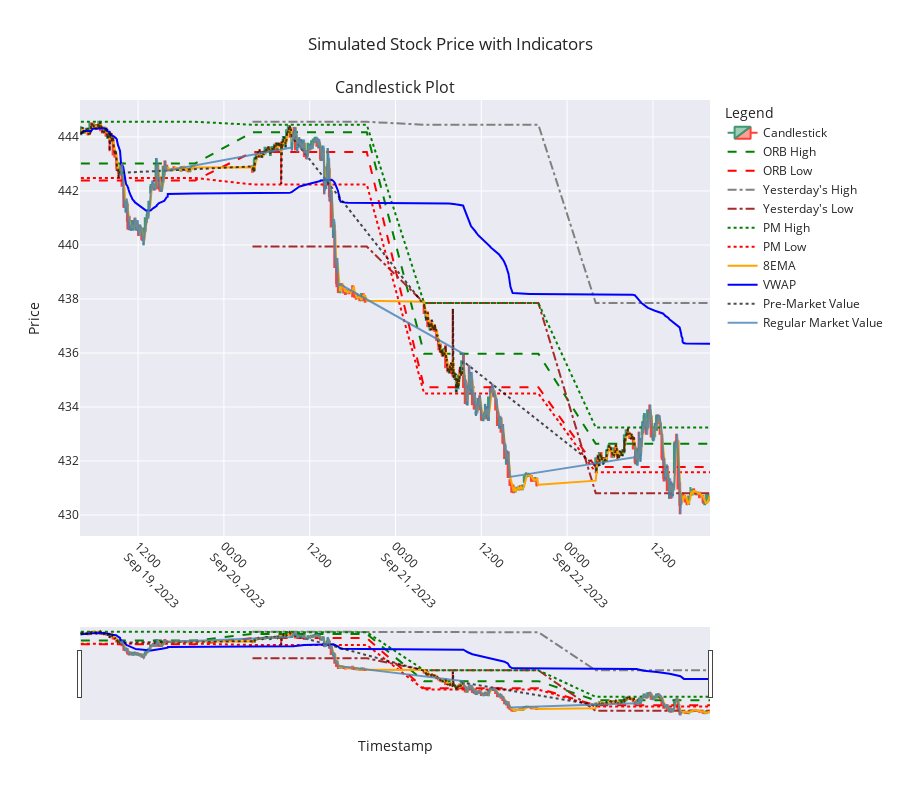

Here is the notebook cell this chart was saved with:
### Markdown cell above
# Candlestick Chart with Indicators

This cell generates an interactive candlestick chart using Plotly, enriched with various technical indicators to provide insights into stock price movements. The chart includes:

- **Candlestick Data**: Visual representation of open, high, low, and close prices for each interval.
- **Indicators**:
    - **ORB High/Low**: Opening Range Breakout levels.
    - **Yesterday's High/Low**: Previous day's high and low prices.
    - **PM High/Low**: Pre-market high and low prices.
    - **8EMA**: Exponential Moving Average with a period of 8.
    - **VWAP**: Volume Weighted Average Price.
- **Session Data**:
    - Pre-market and regular market sessions are distinguished with separate line plots for their respective closing prices.

The chart is interactive, allowing users to hover over data points for detailed information and toggle between different views for better analysis.

### Code cell
from plotly.subplots import make_subplots
import plotly.graph_objects as go
import plotly.express as px
from generate_candlestick_df import generate_candlestick

# Generate candlestick data
candlestick_data = generate_candlestick(retrieved_data, intervalAmt) # change this to change the interval on the candlestick chart
candlestick_data.set_index('Timestamp', inplace=True)

def plot_candlestick_with_indicators(candlestick_data, simulated_data):
    # Create a figure with a single subplot
    fig = make_subplots(rows=1, cols=1, shared_xaxes=True, 
                        vertical_spacing=0.1, 
                        subplot_titles=("Candlestick Plot",))
    # Add candlestick traces
    fig.add_trace(go.Candlestick(
        x=candlestick_data.index,
        open=candlestick_data['Open'],
        high=candlestick_data['High'],
        low=candlestick_data['Low'],
        close=candlestick_data['Close'],
        name='Candlestick',
        opacity=1
    ), row=1, col=1)

    # Add indicators to the candlestick plot
    fig.add_trace(go.Scatter(
        x=simulated_data['Timestamp'],
        y=simulated_data['ORB_High'],
        mode='lines',
        name='ORB High',
        line=dict(color='green', dash='dash')
    ), row=1, col=1)

    fig.add_trace(go.Scatter(
        x=simulated_data['Timestamp'],
        y=simulated_data['ORB_Low'],
        mode='lines',
        name='ORB Low',
        line=dict(color='red', dash='dash')
    ), row=1, col=1)

    fig.add_trace(go.Scatter(
        x=simulated_data['Timestamp'],
        y=simulated_data['Yest_High'],
        mode='lines',
        name="Yesterday's High",
        line=dict(color='gray', dash='dashdot')
    ), row=1, col=1)
    
    fig.add_trace(go.Scatter(
        x=simulated_data['Timestamp'],
        y=simulated_data['Yest_Low'],
        mode='lines',
        name="Yesterday's Low",
        line=dict(color='brown', dash='dashdot')
    ), row=1, col=1)

    fig.add_trace(go.Scatter(
        x=simulated_data['Timestamp'],
        y=simulated_data['PM_High'],
        mode='lines',
        name='PM High',
        line=dict(color='green', dash='dot')
    ), row=1, col=1)

    fig.add_trace(go.Scatter(
        x=simulated_data['Timestamp'],
        y=simulated_data['PM_Low'],
        mode='lines',
        name='PM Low',
        line=dict(color='red', dash='dot')
    ), row=1, col=1)

    fig.add_trace(go.Scatter(
        x=simulated_data['Timestamp'],
        y=simulated_data['8EMA'],
        mode='lines',
        name='8EMA',
        line=dict(color='orange')
    ), row=1, col=1)

    fig.add_trace(go.Scatter(
        x=simulated_data['Timestamp'],
        y=simulated_data['VWAP'],
        mode='lines',
        name='VWAP',
        line=dict(color='blue')
    ), row=1, col=1)

    # Add PM and Regular Market values
    fig.add_trace(go.Scatter(
        x=simulated_data[simulated_data['Session'] == 'PM']['Timestamp'],
        y=simulated_data[simulated_data['Session'] == 'PM']['Close'],
        mode='lines',
        name='Pre-Market Value',
        line=dict(color='black', dash='dot'),
        opacity=0.7
    ), row=1, col=1)
    
    fig.add_trace(go.Scatter(
        x=simulated_data[simulated_data['Session'] == 'Regular Market']['Timestamp'],
        y=simulated_data[simulated_data['Session'] == 'Regular Market']['Close'],
        mode='lines',
        name='Regular Market Value',
        line=dict(color='steelblue'),
        opacity=0.8
    ), row=1, col=1)

    # Update layout for better appearance
    fig.update_layout(
        title="Simulated Stock Price with Indicators",
        xaxis_title="Timestamp",
           yaxis_title="Price",
        legend_title="Legend",
        xaxis=dict(tickangle=45),
        template="seaborn",
        hovermode='x unified',
        height=800  # Make the graph taller
    )

    # Show the plot
    fig.show()

# Example usage
plot_candlestick_with_indicators(candlestick_data, retrieved_data)

### Figure 1 — Plotly figure (JSON) as saved in the notebook; plotly's stock layout.template omitted (floating-point values rounded to 4 significant figures; data arrays with more than 128 entries replaced by an {"elided": "..."} marker saying what was removed)
{"data": [{"close": {"elided": "256 float values"}, "high": {"elided": "256 float values"}, "low": {"elided": "256 float values"}, "name": "Candlestick", "opacity": 1, "open": {"elided": "256 float values"}, "type": "candlestick", "x": {"elided": "256 str values"}, "xaxis": "x", "yaxis": "y"}, {"line": {"color": "green", "dash": "dash"}, "mode": "lines", "name": "ORB High", "type": "scatter", "x": {"elided": "3840 str values"}, "xaxis": "x", "y": {"elided": "3840 float values"}, "yaxis": "y"}, {"line": {"color": "red", "dash": "dash"}, "mode": "lines", "name": "ORB Low", "type": "scatter", "x": {"elided": "3840 str values"}, "xaxis": "x", "y": {"elided": "3840 float values"}, "yaxis": "y"}, {"line": {"color": "gray", "dash": "dashdot"}, "mode": "lines", "name": "Yesterday's High", "type": "scatter", "x": {"elided": "3840 str values"}, "xaxis": "x", "y": {"elided": "3840 float values"}, "yaxis": "y"}, {"line": {"color": "brown", "dash": "dashdot"}, "mode": "lines", "name": "Yesterday's Low", "type": "scatter", "x": {"elided": "3840 str values"}, "xaxis": "x", "y": {"elided": "3840 float values"}, "yaxis": "y"}, {"line": {"color": "green", "dash": "dot"}, "mode": "lines", "name": "PM High", "type": "scatter", "x": {"elided": "3840 str values"}, "xaxis": "x", "y": {"elided": "3840 float values"}, "yaxis": "y"}, {"line": {"color": "red", "dash": "dot"}, "mode": "lines", "name": "PM Low", "type": "scatter", "x": {"elided": "3840 str values"}, "xaxis": "x", "y": {"elided": "3840 float values"}, "yaxis": "y"}, {"line": {"color": "orange"}, "mode": "lines", "name": "8EMA", "type": "scatter", "x": {"elided": "3840 str values"}, "xaxis": "x", "y": {"elided": "3840 float values"}, "yaxis": "y"}, {"line": {"color": "blue"}, "mode": "lines", "name": "VWAP", "type": "scatter", "x": {"elided": "3840 str values"}, "xaxis": "x", "y": {"elided": "3840 float values"}, "yaxis": "y"}, {"line": {"color": "black", "dash": "dot"}, "mode": "lines", "name": "Pre-Market Value", "opacity": 0.7, "type": "scatter", "x": {"elided": "1320 str values"}, "xaxis": "x", "y": {"elided": "1320 float values"}, "yaxis": "y"}, {"line": {"color": "steelblue"}, "mode": "lines", "name": "Regular Market Value", "opacity": 0.8, "type": "scatter", "x": {"elided": "1560 str values"}, "xaxis": "x", "y": {"elided": "1560 float values"}, "yaxis": "y"}], "layout": {"annotations": [{"font": {"size": 16}, "showarrow": false, "text": "Candlestick Plot", "x": 0.5, "xanchor": "center", "xref": "paper", "y": 1, "yanchor": "bottom", "yref": "paper"}], "height": 800, "hovermode": "x unified", "legend": {"title": {"text": "Legend"}}, "title": {"text": "Simulated Stock Price with Indicators"}, "xaxis": {"anchor": "y", "domain": [0, 1], "tickangle": 45, "title": {"text": "Timestamp"}}, "yaxis": {"anchor": "x", "domain": [0, 1], "title": {"text": "Price"}}}}
